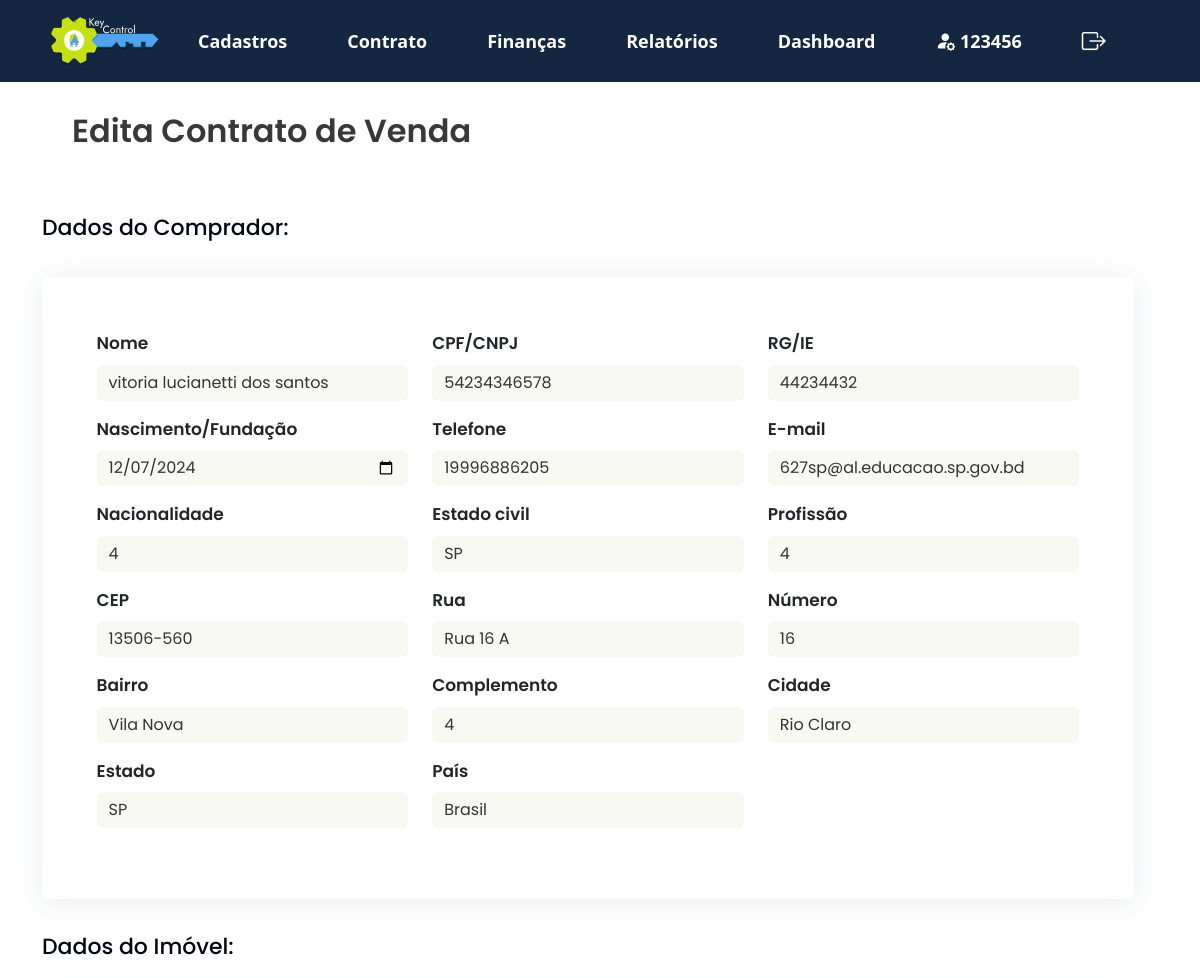
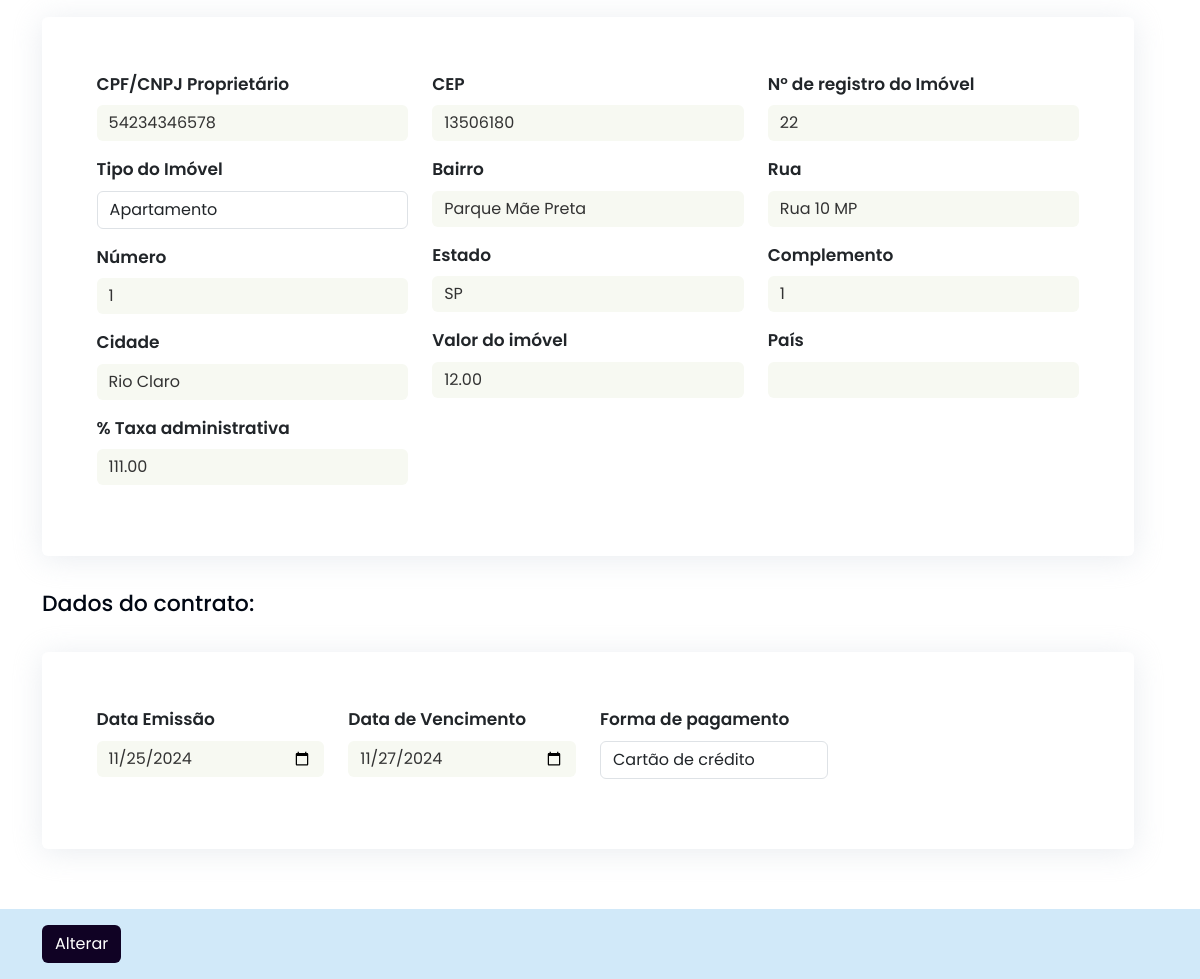
The page /KeyControl/projeto/views/modifica_contrato_venda.php?id=12 (signed in) on the database its author committed (2 pictures, top to bottom).
### tables this page shows
CREATE TABLE `contrato_venda` (
  `id` int(11) NOT NULL,
  `comprador_nome` varchar(255) NOT NULL,
  `comprador_data_nascimento` date NOT NULL,
  `comprador_nacionalidade` varchar(100) NOT NULL,
  `comprador_cep` varchar(10) NOT NULL,
  `comprador_bairro` varchar(100) NOT NULL,
  `comprador_estado` varchar(100) NOT NULL,
  `comprador_cpf_cnpj` varchar(14) NOT NULL,
  `comprador_telefone` varchar(15) NOT NULL,
  `comprador_estado_civil` varchar(50) NOT NULL,
  `comprador_rua` varchar(255) NOT NULL,
  `comprador_complemento` varchar(255) DEFAULT NULL,
  `comprador_pais` varchar(100) NOT NULL,
  `comprador_rg_ie` varchar(15) NOT NULL,
  `comprador_email` varchar(255) NOT NULL,
  `comprador_profissao` varchar(100) NOT NULL,
  `comprador_numero` int(11) NOT NULL,
  `comprador_cidade` varchar(100) NOT NULL,
  `imovel_proprietario_cpf_cnpj` varchar(14) NOT NULL,
  `imovel_tipo` varchar(50) NOT NULL,
  `imovel_numero` int(11) NOT NULL,
  `imovel_cidade` varchar(100) NOT NULL,
  `imovel_taxa_venda` decimal(5,2) NOT NULL,
  `imovel_cep` varchar(10) NOT NULL,
  `imovel_bairro` varchar(100) NOT NULL,
  `imovel_estado` varchar(100) NOT NULL,
  `imovel_valor` decimal(15,2) NOT NULL,
  `imovel_registro` varchar(50) NOT NULL,
  `imovel_rua` varchar(255) NOT NULL,
  `imovel_complemento` varchar(255) DEFAULT NULL,
  `imovel_pais` varchar(100) NOT NULL,
  `data_emissao` date DEFAULT NULL,
  `data_vencimento` date DEFAULT NULL,
  `forma_pagamento` varchar(20) DEFAULT NULL,
  `id_imobiliaria` varchar(20) NOT NULL,
  `id_lancamento` int(11) NOT NULL
);

### KeyControl/projeto/views/modifica_contrato_venda.php (the view, shortened to what this page needs)
<!DOCTYPE html>
<html lang="pt-br">
<head>
  <link href="https://cdn.jsdelivr.net/npm/bootstrap@5.3.3/dist/css/bootstrap.min.css" rel="stylesheet"
>
  <link rel="stylesheet" href="https://cdn.jsdelivr.net/npm/bootstrap-icons@1.10.5/font/bootstrap-icons.css">
  <link rel="stylesheet" type="text/css" href="../public/assets/css/style2.css">
</head>
<body>
  <?php
  $id = $_GET['id'];
  include '../app/controllers/db_conexao.php';
  try {
    $stmt = $pdo->prepare("
      SELECT *  FROM contrato_venda
      WHERE id = :id
    ");
    $stmt->bindParam(':id', $id, PDO::PARAM_INT);
    $stmt->execute();
    $contrato = $stmt->fetch(PDO::FETCH_ASSOC);
  } catch (PDOException $e) {
    echo "Erro ao buscar os dados: " . $e->getMessage();
    exit();
  }
  include 'navbar.php';
  ?>
  <section id="contrato_aluguel_caucao">
    <form action="../app/controllers/altera_contrato_venda.php" method="post">
      <div class="container">
        <div class="row">
          <h2>Edita Contrato de Venda</h2>
          <div class="row">
            <div class="col-md-12">
              <h4>Dados do Comprador:</h4>
              <div class="card">
                <div class="row">
                  <div class="col-sm-4">
                    <label for="comprador_nome" class="mb-2">Nome</label>
                    <input class="form-control mb-3" type="text" name="comprador_nome" id="comprador_nome"
                      value="<?= htmlspecialchars($contrato['comprador_nome']) ?>" required>
                    <label for="comprador_data_nascimento" class="mb-2">Nascimento/Fundação</label>
                    <input class="form-control mb-3" type="date" name="comprador_data_nascimento"
                      id="comprador_data_nascimento" required
                      value="<?= htmlspecialchars($contrato['comprador_data_nascimento']) ?>">
                    <label for="comprador_nacionalidade" class="mb-2">Nacionalidade</label>
                    <input class="form-control mb-3" type="text" name="comprador_nacionalidade"
                      id="comprador_nacionalidade" required
                      value="<?= htmlspecialchars($contrato['comprador_nacionalidade']) ?>">
                    <label for="comprador_cep" class="mb-2">CEP</label>
                    <input class="form-control mb-3" type="text" name="comprador_cep" id="comprador_cep" required
                      value="<?= htmlspecialchars($contrato['comprador_cep']) ?>">
                    <label for="comprador_bairro" class="mb-2">Bairro</label>
                    <input class="form-control mb-3" type="text" name="comprador_bairro" id="comprador_bairro" required
                      value="<?= htmlspecialchars($contrato['comprador_bairro']) ?>">
                    <label for="comprador_estado" class="mb-2">Estado</label>
                    <input class="form-control mb-3" type="text" name="comprador_estado" id="comprador_estado" required
                      value="<?= htmlspecialchars($contrato['comprador_estado']) ?>">
                  </div>
                  <div class="col-sm-4">
                    <label for="comprador_cpf_cnpj" class="mb-2">CPF/CNPJ</label>
                    <input class="form-control mb-3" type="number" name="comprador_cpf_cnpj" id="comprador_cpf_cnpj"
                      required value="<?= htmlspecialchars($contrato['comprador_cpf_cnpj']) ?>">
                    <label for="comprador_telefone" class="mb-2">Telefone</label>
                    <input class="form-control mb-3" type="number" name="comprador_telefone" id="comprador_telefone"
                      required value="<?= htmlspecialchars($contrato['comprador_telefone']) ?>">
                    <label for="comprador_estado_civil" class="mb-2">Estado civil</label>
                    <input class="form-control mb-3" type="text" name="comprador_estado_civil"
                      id="comprador_estado_civil" required
                      value="<?= htmlspecialchars($contrato['comprador_estado_civil']) ?>">
                    <label for="comprador_rua" class="mb-2">Rua</label>
                    <input class="form-control mb-3" type="text" name="comprador_rua" id="comprador_rua" required
                      value="<?= htmlspecialchars($contrato['comprador_rua']) ?>">
                    <label for="comprador_complemento" class="mb-2">Complemento</label>
                    <input class="form-control mb-3" type="text" name="comprador_complemento" id="comprador_complemento"
                      required value="<?= htmlspecialchars($contrato['comprador_complemento']) ?>">
                    <label for="comprador_pais" class="mb-2">País</label>
                    <input class="form-control mb-3" type="text" name="comprador_pais" id="comprador_pais" required
                      value="<?= htmlspecialchars($contrato['comprador_pais']) ?>">
                  </div>
                  <div class="col-sm-4">
                    <label for="comprador_rg_ie" class="mb-2">RG/IE</label>
                    <input class="form-control mb-3" type="number" name="comprador_rg_ie" id="comprador_rg_ie" required
                      value="<?= htmlspecialchars($contrato['comprador_rg_ie']) ?>">
                    <label for="comprador_email" class="mb-2">E-mail</label>
                    <input class="form-control mb-3" type="text" name="comprador_email" id="comprador_email" required
                      value="<?= htmlspecialchars($contrato['comprador_email']) ?>">
                    <label for="comprador_profissao" class="mb-2">Profissão</label>
                    <input class="form-control mb-3" type="text" name="comprador_profissao" id="comprador_profissao"
                      required value="<?= htmlspecialchars($contrato['comprador_profissao']) ?>">
                    <label for="comprador_numero" class="mb-2">Número</label>
                    <input class="form-control mb-3" type="number" name="comprador_numero" id="comprador_numero"
                      required value="<?= htmlspecialchars($contrato['comprador_numero']) ?>">
                    <label for="comprador_cidade" class="mb-2">Cidade</label>
                    <input class="form-control mb-3" type="text" name="comprador_cidade" id="comprador_cidade" required
                      value="<?= isset($contrato['comprador_cidade']) ? htmlspecialchars($contrato['comprador_cidade']) : '' ?>">
                  </div>
                </div>
              </div>
            </div>
          </div>
          <div class="row">
            <div class="col-md-12">
              <h4>Dados do Imóvel:</h4>
              <div class="card">
                <div class="row">
                  <div class="col-sm-4">
                    <label for="imovel_proprietario_cpf_cnpj" class="mb-2">CPF/CNPJ Proprietário</label>
                    <input class="form-control mb-3" type="number" name="imovel_proprietario_cpf_cnpj"
                      id="imovel_proprietario_cpf_cnpj" required
                      value="<?= htmlspecialchars($contrato['imovel_proprietario_cpf_cnpj']) ?>">
                    <label for="tipo_imovel" class="mb-2">Tipo do Imóvel</label>
                    <select class="form-control mb-3" name="tipo_imovel" id="tipo_imovel" required>
                      <option value="apartamento" <?= ($contrato['tipo_imovel'] == 'apartamento') ? 'selected' : '' ?>>
                        Apartamento</option>
                    </select>
                    <label for="imovel_numero" class="mb-2">Número</label>
                    <input class="form-control mb-3" type="number" name="imovel_numero" id="imovel_numero" required
                      value="<?= htmlspecialchars($contrato['imovel_numero']) ?>">
                    <label for="imovel_cidade" class="mb-2">Cidade</label>
                    <input class="form-control mb-3" type="text" name="imovel_cidade" id="imovel_cidade"
                      value="<?= htmlspecialchars($contrato['imovel_cidade']) ?>" required>
                    <label for="imovel_taxa_venda" class="mb-2">% Taxa administrativa</label>
                    <input class="form-control mb-3" type="text" name="imovel_taxa_venda" id="imovel_taxa_venda"
                      value="<?= htmlspecialchars($contrato['imovel_taxa_venda']) ?>" required>
                  </div>
                  <div class="col-sm-4">
                    <label for="imovel_cep" class="mb-2">CEP</label>
                    <input class="form-control mb-3" type="text" name="imovel_cep" id="imovel_cep" required
                      value="<?= htmlspecialchars($contrato['imovel_cep']) ?>">
                    <label for="imovel_bairro" class="mb-2">Bairro</label>
                    <input class="form-control mb-3" type="text" name="imovel_bairro" id="imovel_bairro" required
                      value="<?= htmlspecialchars($contrato['imovel_bairro']) ?>">
                    <label for="imovel_estado" class="mb-2">Estado</label>
                    <input class="form-control mb-3" type="text" name="imovel_estado" id="imovel_estado" required
                      value="<?= htmlspecialchars($contrato['imovel_estado']) ?>">
                    <label for="imovel_valor" class="mb-2">Valor do imóvel</label>
                    <input class="form-control mb-3" type="text" name="imovel_valor" id="imovel_valor" required
                      value="<?= htmlspecialchars($contrato['imovel_valor']) ?>">
                  </div>
                  <div class="col-sm-4">
                    <label for="imovel_registro" class="mb-2">N° de registro do Imóvel</label>
                    <input class="form-control mb-3" type="number" name="imovel_registro" id="imovel_registro" required
                      value="<?= htmlspecialchars($contrato['imovel_registro']) ?>">
                    <label for="imovel_rua" class="mb-2">Rua</label>
                    <input class="form-control mb-3" type="text" name="imovel_rua" id="imovel_rua" required
                      value="<?= htmlspecialchars($contrato['imovel_rua']) ?>">
                    <label for="imovel_complemento" class="mb-2">Complemento</label>
                    <input class="form-control mb-3" type="text" name="imovel_complemento" id="imovel_complemento"
                      required value="<?= htmlspecialchars($contrato['imovel_complemento']) ?>">
                    <label for="imovel_pais" class="mb-2">País</label>
                    <input class="form-control mb-3" type="text" name="imovel_pais" id="imovel_pais"
                      requiredvalue="<?= htmlspecialchars($contrato['imovel_pais']) ?>">
                  </div>
                </div>
              </div>
            </div>
          </div>
          <div class="row">
            <div class="col-md-12">
              <h4>Dados do contrato:</h4>
              <div class="card">
                <div class="row">
                  <div class="col-sm-3">
                    <label for="data_emissao" class="mb-2">Data Emissão</label>
                    <input class="form-control mb-3" type="date" name="data_emissao" id="data_emissao" required
                      value="<?= htmlspecialchars(date("Y-m-d", strtotime($contrato['data_emissao'] ?? ''))) ?>">
                  </div>
                  <div class="col-sm-3">
                    <label for="data_vencimento" class="mb-2">Data de Vencimento</label>
                    <input class="form-control mb-3" type="date" name="data_vencimento" id="data_vencimento" required
                      value="<?= htmlspecialchars($contrato['data_vencimento'] ?? '') ?>">
                  </div>
                  <div class="col-sm-3">
                    <label for="forma_pagamento" class="mb-2">Forma de pagamento</label>
                    <select class="form-control mb-3" name="forma_pagamento" id="forma_pagamento" required>
                      <option value="Cartão de crédito" <?= ($contrato['forma_pagamento'] == 'Cartão de crédito') ? 'selected' : '' ?>>Cartão de crédito</option>
                    </select>
                  </div>
                </div>
              </div>
            </div>
          </div>
        </div>
      </div>
      <footer class="py-3">
        <div class="container">
          <button type="submit" class="btn btn_salvar">Alterar</button>
        </div>
      </footer>
    </form>
  </section>
</body>
</html>

### KeyControl/projeto/public/assets/css/style2.css (style rules this page uses)
h2 { font-family: "Poppins", sans-serif; font-weight: 600; font-style: normal; color: #383838; margin: 30px; }
h4 { margin: 35px auto; font-size: 22px; color: #000713; }
.container h2 { position: relative; z-index: 1; }
form { font-family: "Poppins", sans-serif; font-style: normal; font-weight: 600; font-size: 17px; color: rgb(82, 80, 80); }
form .card { padding: 5%; border: 0; box-shadow: 0 3px 30px 0 rgba(218, 224, 230, 0.604); }
input.form-control { background-color: #F7F9F2; color: #333; border: 0px; }
footer { margin-top: 5%; background-color: #148fe031; }
.btn_salvar { width: auto; background-color: rgb(16, 2, 36); color: white; }

### rows shown on the page
contrato_venda: comprador_nome "vitoria lucianetti dos santos", comprador_data_nascimento "12/07/2024", comprador_nacionalidade "4", comprador_cep "13506-560", comprador_bairro "Vila Nova", comprador_estado "SP", comprador_cpf_cnpj "54234346578", comprador_telefone "19996886205", comprador_estado_civil "SP", comprador_rua "Rua 16 A", comprador_complemento "4", comprador_pais "Brasil", comprador_rg_ie "44234432", comprador_email "627sp@al.educacao.sp.gov.bd", comprador_profissao "4", comprador_numero "16", comprador_cidade "Rio Claro", imovel_proprietario_cpf_cnpj "54234346578", imovel_numero "1", imovel_cidade "Rio Claro", imovel_taxa_venda "111.00", imovel_cep "13506180", imovel_bairro "Parque Mãe Preta", imovel_estado "SP", imovel_valor "12.00", imovel_registro "22", imovel_rua "Rua 10 MP", imovel_complemento "1", data_emissao "11/25/2024", data_vencimento "11/27/2024", forma_pagamento "Cartão de crédito"

### other values the page prints
$first_name "123456"
